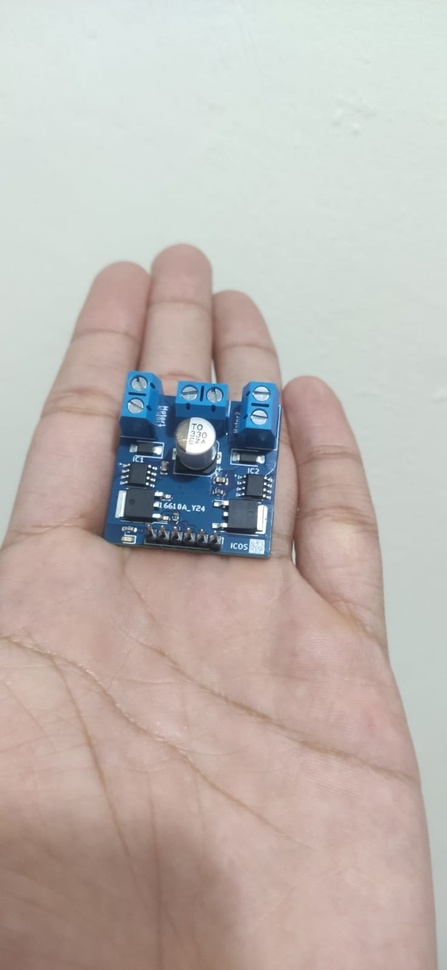
#> input picture 4_Color_Detection_Example_2/icosDriverMotor.jpeg, 447 x 970 px, shrunk from 738 x 1600 before the run
$ jupyter execute 4_Color_Detection_Example_2.ipynb
#> lines starting #> are read from the running program, lines starting #| are printed output that depends on the picture; after the words box and inside, x2 and y2 are one past the last pixel; in counts of white or black regions, pixels touching at a corner belong together
# 4_Detection_Color_Example_2

### Librerias

[cell 1]
import numpy as np
import cv2 as cv
import matplotlib.pyplot as plt

### Función que muestra los detalles de la imagen.

[cell 2]
# Función para mostrar información básica sobre una imagen, incluyendo su tamaño, valor máximo y valor mínimo de píxeles.
# (Antigua función)
def howis(img):
  print('size = ',img.shape)
  print('max  = ',np.max(img))
  print('min  = ',np.min(img))

[cell 3]
# Función para mostrar una imagen utilizando la biblioteca matplotlib.
def plot_show_image(imagen):
    imageRGB = imagen[:,:,[2,1,0]]
    plt.imshow(imageRGB)
    plt.show()

[cell 4]
# Función para calcular y mostrar el histograma de una imagen en escala de grises utilizando OpenCV y Matplotlib.
def cv_hist(img):
    histograma = cv.calcHist([img], [0], None, [256], [0,256])
    plt.figure(figsize=(8, 6))
    plt.plot(histograma, color='black')
    plt.title('Histograma de la imagen en escala de grises')
    plt.xlabel('Intensidad de píxeles')
    plt.ylabel('Frecuencia')
    plt.show()

[cell 5]
# Función para aplicar una operación de dilatación a una imagen utilizando un kernel de tamaño definido.
def dilatar_imagen(imagen,tamaño):
    kernel = cv.getStructuringElement(cv.MORPH_RECT, (tamaño, tamaño))  # Define el kernel de dilatación
    img_dilatada = cv.dilate(imagen, kernel)
    return img_dilatada

[cell 6]
# Función para aplicar una operación de erosión a una imagen utilizando un kernel de tamaño definido.
def ero_imagen(imagen,tamaño):
    kernel = cv.getStructuringElement(cv.MORPH_RECT, (tamaño, tamaño))  # Define el kernel de erosión
    img_erodida = cv.erode(imagen, kernel)
    return img_erodida

[cell 7]
# Función para calcular y mostrar el histograma de una imagen dada en escala de grises.
# (Antigua función)
def imhist(X):
  (N,M) = X.shape
  n = 256
  h = np.zeros((256,))
  for i in range(N):
    for j in range(M):
      x = X[i,j]
      h[x] = h[x]+1
  plt.plot(range(n),h[0:n])
  plt.show()

## Leer Imagen a color

[cell 8]
Icv = cv.imread("icosDriverMotor.jpeg")
#> Icv is the input picture: shape (970, 447, 3); mean B, G, R 177.2, 182.2, 190.3
howis(Icv)
#| size =  (970, 447, 3)
#| max  =  255
#| min  =  0

[cell 9]
# Convertimos la imagen de BGR a RGB reordenando los canales.
plot_show_image(Icv)

[cell 10]
# Convierte una imagen de formato BGR a RGB, extrae los canales de color R, G y B,
# y luego concatena los canales para formar una imagen RGB. Finalmente, muestra la imagen.
I = Icv[:,:,[2,1,0]]
R = I[:,:,0]
G = I[:,:,1]
B = I[:,:,2]
RGB = np.concatenate((R,G,B),axis=1)
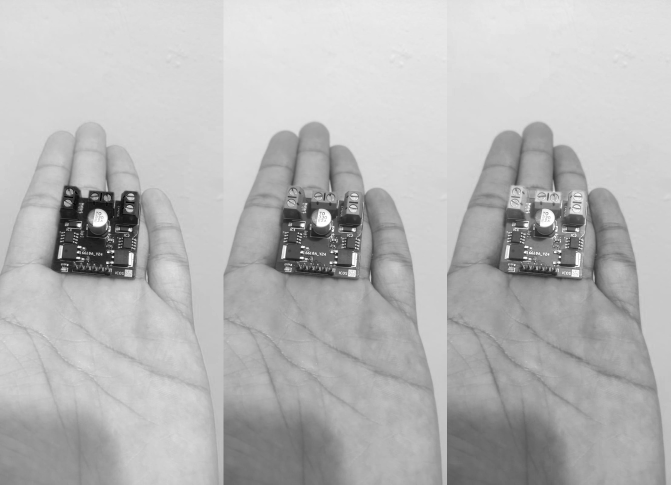
#> RGB: shape (970, 1341) (shown at 1/2 size); min 0, max 255, mean 183.2
plt.imshow(RGB,cmap='gray')
plt.show()

### Convertimos a blanco y negro

[cell 11]
Rd = R.astype(float)
Gd = G.astype(float)
Bd = B.astype(float)
# weighted average
k  = (1/3,1/3,1/3)
Zd = k[0]*Rd+k[1]*Gd+k[2]*Bd
Z  = Zd.astype(int)
howis(Z)
#| size =  (970, 447)
#| max  =  255
#| min  =  24
plt.imshow(Z,cmap='gray')
plt.show()

[cell 12]
imagen_gris = cv.cvtColor(Icv, cv.COLOR_BGR2GRAY)
plt.imshow(imagen_gris, cmap='gray')
plt.axis('off')
plt.show()

### Comparar dos histogramas de imágenes utilizando un enfoque de bucle "for" y la biblioteca OpenCV.

[cell 13]
imhist(Z)
#> after the loop in imhist, `for i in range(N):`: h = 256 values, max 17702 at index 225, min 0 at index 0, mean 1693.7

[cell 14]
imhist(imagen_gris)
#> after the loop in imhist (call 2), `for i in range(N):`: h = 256 values, max 18116 at index 226, min 0 at index 0, mean 1693.7
#> in imhist (call 2), `plt.show()`:
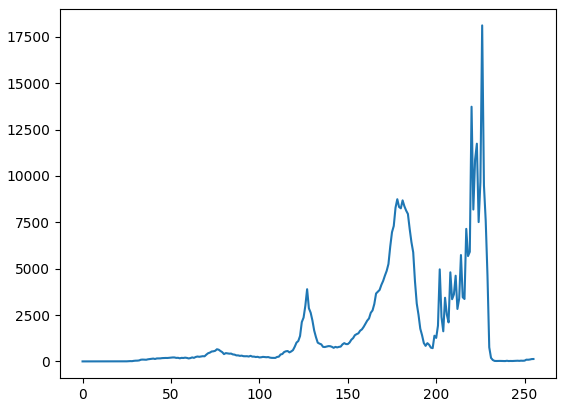
#> figure drawn by matplotlib, 1 panel; curve peaks at x = 226, y = 18116

[cell 15]
cv_hist(imagen_gris)
#> in cv_hist, `histograma = cv.calcHist([img], [0], None, [256], [0,256])`: histograma has the same summary as h in imhist

### Segmentación de una nueva imagen utilizando la fórmula antigua.

[cell 16]
# Creación de máscaras individuales para los canales de color R, G y B, basadas en umbrales específicos,
# y luego se concatenan horizontalmente para formar una imagen binaria compuesta. Finalmente, se muestra la imagen binaria.
Sr = R<90
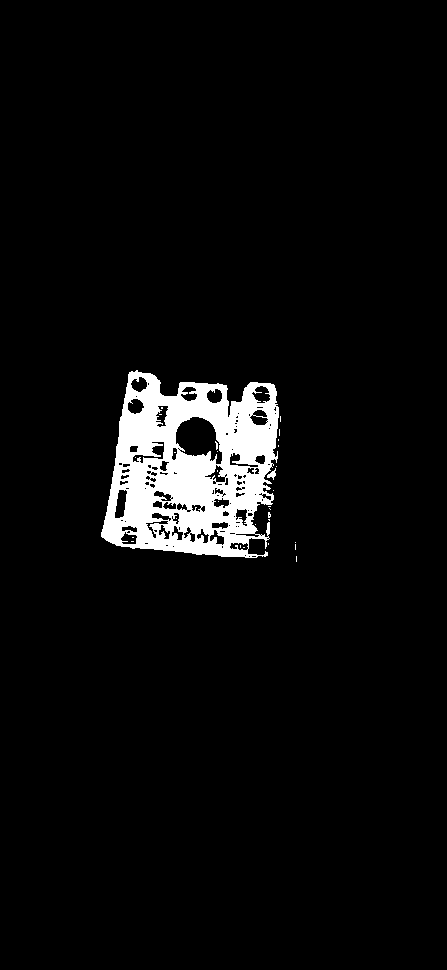
#> Sr: shape (970, 447) bool; 4.8% white; 30 white regions (28 under 20 px), largest, box (x1, y1, x2, y2) and area: (101, 370, 279, 558) 20503, (267, 468, 276, 480) 49
Sg = G>75
#> Sg: shape (970, 447) bool; 98.2% white; 120 black regions (95 under 20 px), largest, box (x1, y1, x2, y2) and area: (99, 506, 255, 559) 1754, (113, 447, 215, 492) 1556, (206, 405, 275, 465) 1545
Sb = B>105
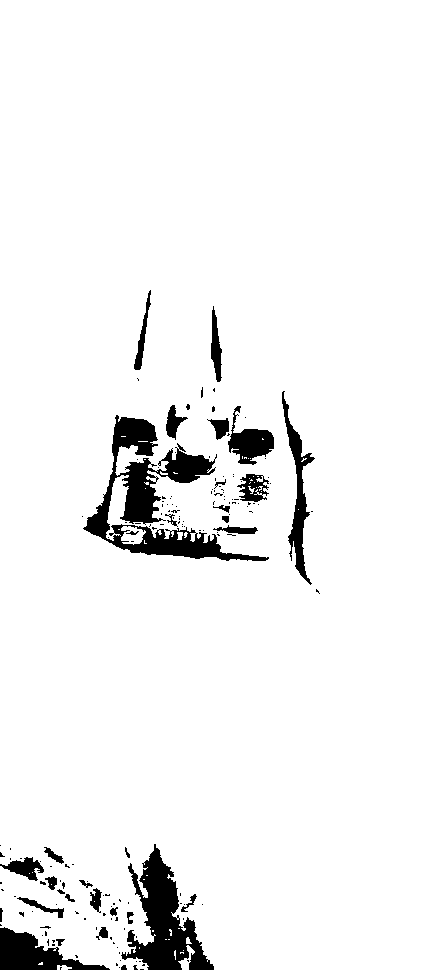
#> Sb: shape (970, 447) bool; 95% white; 166 black regions (134 under 20 px), largest, box (x1, y1, x2, y2) and area: (83, 415, 269, 561) 7370, (121, 844, 214, 970) 4838, (0, 927, 110, 970) 2188
Srgb = np.concatenate((Sr,Sg,Sb),axis=1)
#> Srgb: shape (970, 1341) bool; 66% white; 396 black regions (293 under 20 px), largest, box (x1, y1, x2, y2) and area: (0, 0, 447, 970) 407641, (977, 415, 1163, 561) 7370, (1015, 844, 1108, 970) 4838
plt.imshow(Srgb,cmap='gray')
plt.show()

[cell 17]
# Se realiza una operación de 'AND' lógico entre las máscaras individuales para los canales de color R, G y B,
# y luego se aplica nuevamente una operación 'AND' lógico entre los resultados de las combinaciones anteriores.
# Finalmente, se muestra la imagen binaria resultante, escalada para valores de 0 a 255.
Srg = np.logical_and(Sr,Sg)
#> Srg: shape (970, 447) bool; 3% white; 203 white regions (187 under 20 px), largest, box (x1, y1, x2, y2) and area: (107, 370, 278, 536) 9531, (230, 382, 279, 449) 1421, (216, 522, 270, 558) 682
S   = np.logical_and(Srg,Sb)
#> S: shape (970, 447) bool; 2.5% white; 187 white regions (171 under 20 px), largest, box (x1, y1, x2, y2) and area: (153, 435, 278, 536) 4026, (120, 370, 230, 459) 3109, (230, 382, 279, 449) 1421
plt.imshow(S*255,cmap='gray')
plt.show()

### Segmentación utilizando la nueva fórmula utilizando OpenCV.

[cell 18]
# Definir el rango de azul en BGR
rango_bajo_azul = np.array([0, 0,0])  # Valor mínimo de B,G,R para el azul
rango_alto_azul = np.array([255, 170, 88])  # Valor máximo de B,G,R para el azul

# Crear una máscara de los píxeles que están en el rango de azul
mascara_azul = cv.inRange(Icv, rango_bajo_azul, rango_alto_azul)
#> mascara_azul: shape (970, 447); 4.7% white; 29 white regions (27 under 20 px)

# Aplicar la máscara a la imagen original
objeto_azul = cv.bitwise_and(Icv, Icv, mask=mascara_azul)

plt.imshow(objeto_azul*255,cmap='gray')
plt.show()

### Searching (imin,jmin) and (imax,jmax) in the segmented region

[cell 19]
(N,M) = S.shape
#> N = 970; M = 447
imin = 1000
imax = 0
jmin = 1000
jmax = 0
for i in range(N):
  for j in range(M):
    if S[i,j]>0:
      if i<imin:
        imin = i
      if i>imax:
        imax = i
      if j<jmin:
        jmin = j
      if j>jmax:
        jmax = j
#> after the loop, imax = 556; imin = 370; jmax = 280; jmin = 106

[cell 20]
y = [imin,imin,imax,imax,imin]
#> y = [370, 370, 556, 556, 370]
x = [jmin,jmax,jmax,jmin,jmin]
#> x = [106, 280, 280, 106, 106]
plt.imshow(I)
plt.plot(x,y,color = 'red')
plt.show()
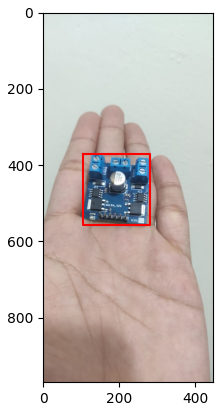
#> figure drawn by matplotlib, 1 panel

### Este código detecta contornos grandes en una imagen y dibuja rectángulos alrededor de ellos. (remplazo del anterior)

[cell 21]
img = Icv.copy()
contornos, _ = cv.findContours(mascara_azul, cv.RETR_EXTERNAL, cv.CHAIN_APPROX_SIMPLE)
#> contornos = 15 contours, 13 with area under 20; largest, box (x1, y1, x2, y2) and area: (101, 370, 279, 558) 25415, (267, 468, 276, 480) 32

# Define un umbral de área para lo que consideras "grande"
umbral_area = 150

# Filtra solo los contornos grandes
contornos_grandes = [contorno for contorno in contornos if cv.contourArea(contorno) > umbral_area]
#> contornos_grandes = 1 contour; box (x1, y1, x2, y2) and area: (101, 370, 279, 558) 25415

# Dibuja un rectángulo alrededor de cada contorno grande
for contorno in contornos_grandes:
    x, y, w, h = cv.boundingRect(contorno)
    cv.rectangle(img, (x, y), (x + w, y + h), (0, 255, 0), 4)
#> this loop made 1 pass
#> (x, y, w, h) on pass 1: (101, 370, 178, 188)
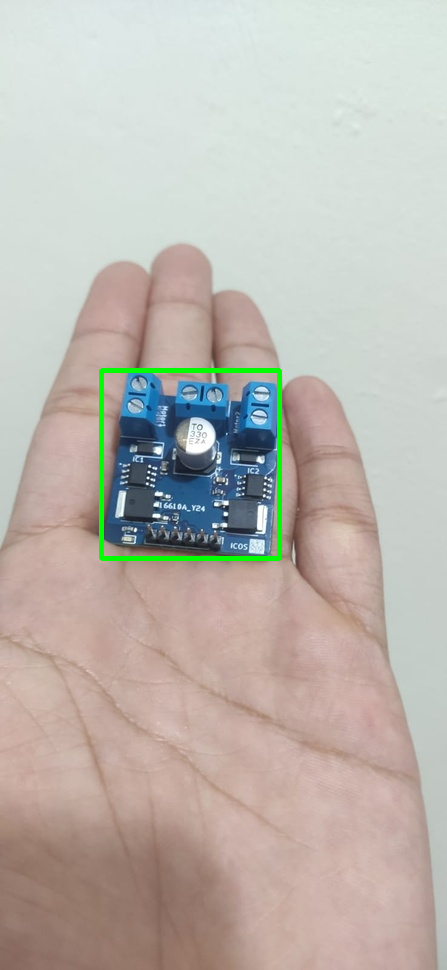
#> img: shape (970, 447, 3); 0.84% of pixels changed, all inside (x1, y1, x2, y2) = (99, 368, 282, 561)

plt.imshow(img, cmap='gray')
plt.show()

[cell 22]
# Convertimos la imagen de BGR a RGB reordenando los canales.
plot_show_image(img)

# Explorando otra imagen para identificar áreas de color azul.

[cell 23]
new_Img = cv.imread("icosDriverMotor2.jpeg")
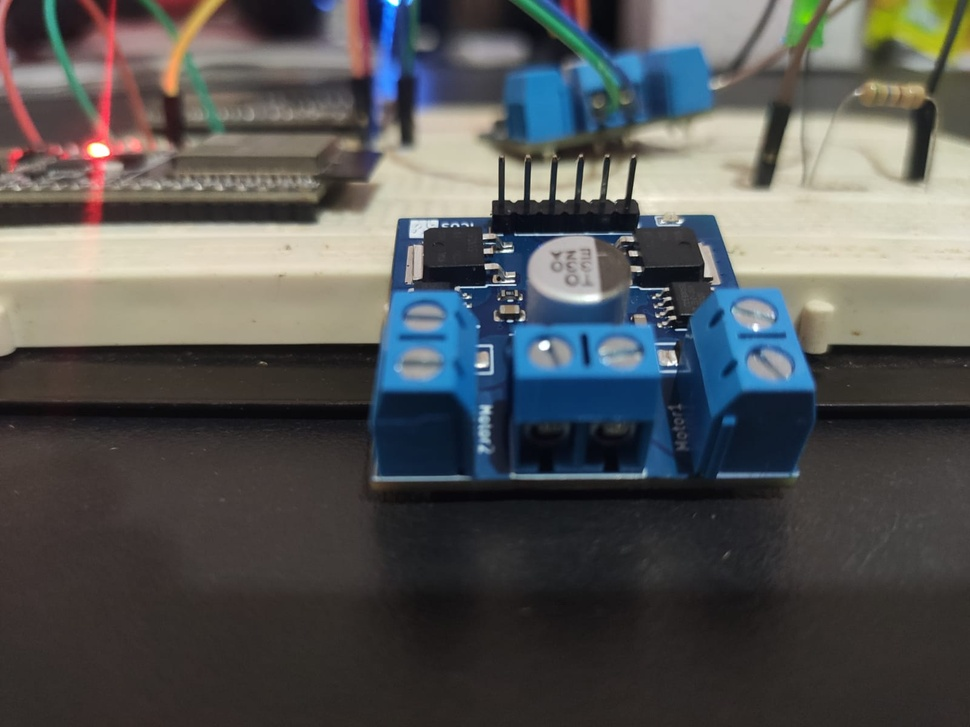
#> input picture 4_Color_Detection_Example_2/icosDriverMotor2.jpeg, 970 x 727 px, shrunk from 1600 x 1200 before the run
#> new_Img is the input picture: shape (727, 970, 3); mean B, G, R 84.6, 85.4, 84.9
plot_show_image(new_Img)

### Nuevo método, Detecta y muestra áreas en la imagen que están dentro del rango de color azul especificado.

[cell 24]
# Seleccionar el rango de color azul en el espacio BGR mediante ajuste manual.
rango_bajo_azul2 = np.array([50,65,0])  # Valor mínimo de B,G,R para el azul
rango_alto_azul2 = np.array([200, 135, 60])  # Valor máximo de B,G,R para el azul

# Crear una máscara de los píxeles que están en el rango de azul
mascara_azul2 = cv.inRange(new_Img, rango_bajo_azul2, rango_alto_azul2)
#> mascara_azul2: shape (727, 970); 4.7% white; 304 white regions (256 under 20 px), largest, box (x1, y1, x2, y2) and area: (500, 0, 628, 141) 6339, (531, 0, 710, 124) 4834, (371, 287, 511, 479) 4743

# Aplicar la máscara a la imagen original
objeto_azul = cv.bitwise_and(new_Img, new_Img, mask=mascara_azul2)
#> objeto_azul: shape (727, 970, 3)

plt.imshow(objeto_azul*255,cmap='gray')
plt.show()

[cell 25]
#Usamos dilatación para expandir y conectar regiones de interés, mejorando la detección y el análisis de características en la imagen.
img_dilatada=dilatar_imagen(objeto_azul,15)
img_juntas = np.concatenate((objeto_azul,img_dilatada),axis=1)

plt.imshow(img_juntas*255,cmap='gray')
plt.show()
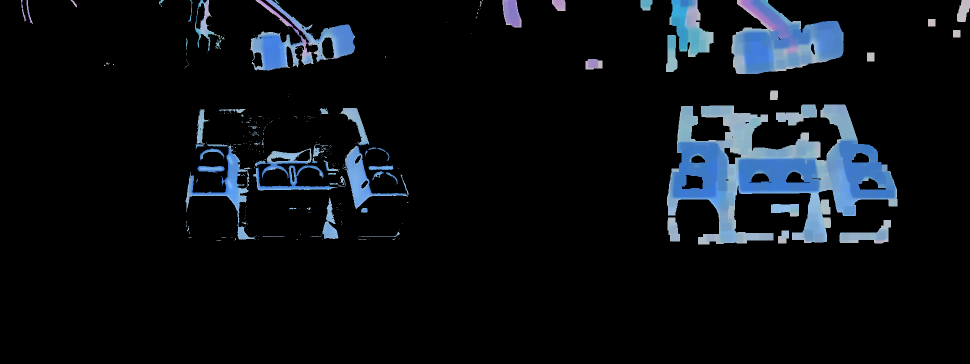
#> shown: shape (727, 1940, 3) (shown at 1/2 size); mean R, G, B 11, 15.2, 19.9

[cell 26]
# Convertimos la imagen dilatada a escala de grises y aplicamos un umbral para obtener una máscara binaria, que resalta las áreas de interés en la imagen original.
gris_img = cv.cvtColor(img_dilatada, cv.COLOR_BGR2GRAY)
_, mascara = cv.threshold(gris_img, 0, 255, cv.THRESH_BINARY)
#> mascara: shape (727, 970); 14.8% white; 18 white regions, largest, box (x1, y1, x2, y2) and area: (364, 209, 825, 489) 63228, (493, 0, 717, 148) 21690, (369, 0, 457, 114) 6248
plt.imshow(mascara,cmap='gray')
plt.show()

[cell 27]
new_mask = ero_imagen(mascara,15)
#> in ero_imagen, `img_erodida = cv.erode(imagen, kernel)`:
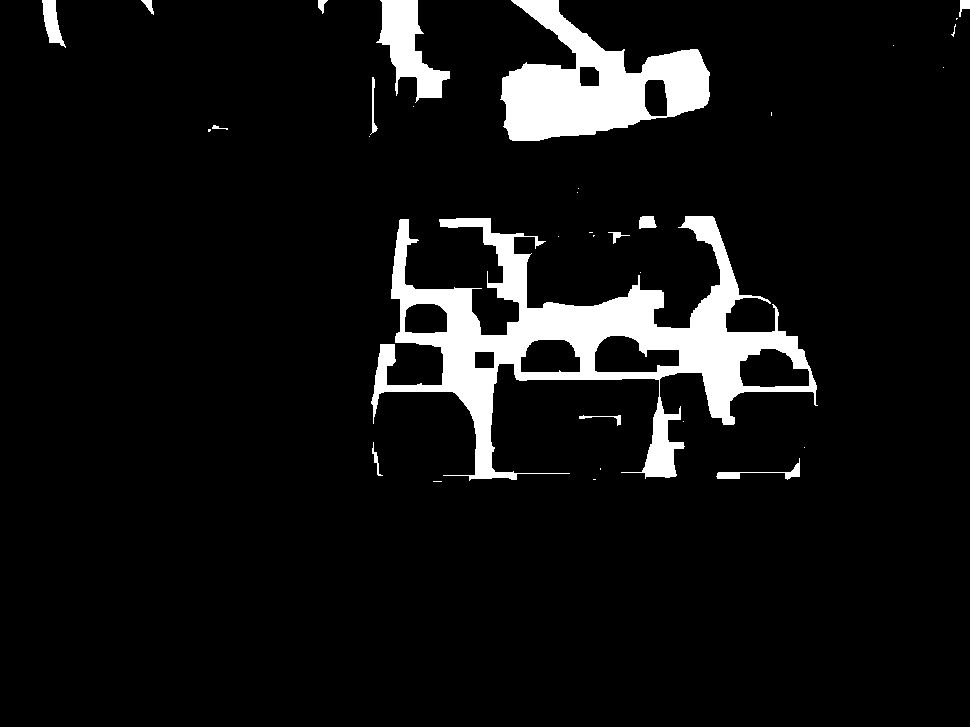
#> img_erodida: shape (727, 970); 7.4% white; 33 white regions (19 under 20 px)
plt.imshow(new_mask,cmap='gray')
plt.show()

[cell 28]
#El código crea una copia de una imagen, encuentra los contornos en una máscara específica y filtra aquellos que tienen un área mayor que un umbral predefinido.
#Luego, dibuja rectángulos alrededor de los contornos grandes encontrados en la imagen copiada y muestra la imagen resultante.

img2 = new_Img.copy()
contornos2, _ = cv.findContours(new_mask, cv.RETR_EXTERNAL, cv.CHAIN_APPROX_SIMPLE)
#> contornos2 = 33 contours, 20 with area under 20; largest, box (x1, y1, x2, y2) and area: (371, 216, 818, 481) 37928, (500, 0, 710, 141) 15329, (376, 0, 450, 103) 3208, (42, 0, 66, 48) 532, (716, 458, 800, 480) 248

# Define un umbral de área para lo que consideras "grande"
umbral_area = 10000

# Filtra solo los contornos grandes
contornos_grandes = [contorno for contorno in contornos2 if cv.contourArea(contorno) > umbral_area]
#> contornos_grandes = 2 contours; box (x1, y1, x2, y2) and area: (371, 216, 818, 481) 37928, (500, 0, 710, 141) 15329

# Dibuja un rectángulo alrededor de cada contorno grande
for contorno in contornos_grandes:
    x, y, w, h = cv.boundingRect(contorno)
    cv.rectangle(img2, (x, y), (x + w, y + h), (0, 255, 0), 4)
#> this loop made 2 passes
#> (x, y, w, h) on passes 1 to 2: (371, 216, 447, 265), (500, 0, 210, 141)
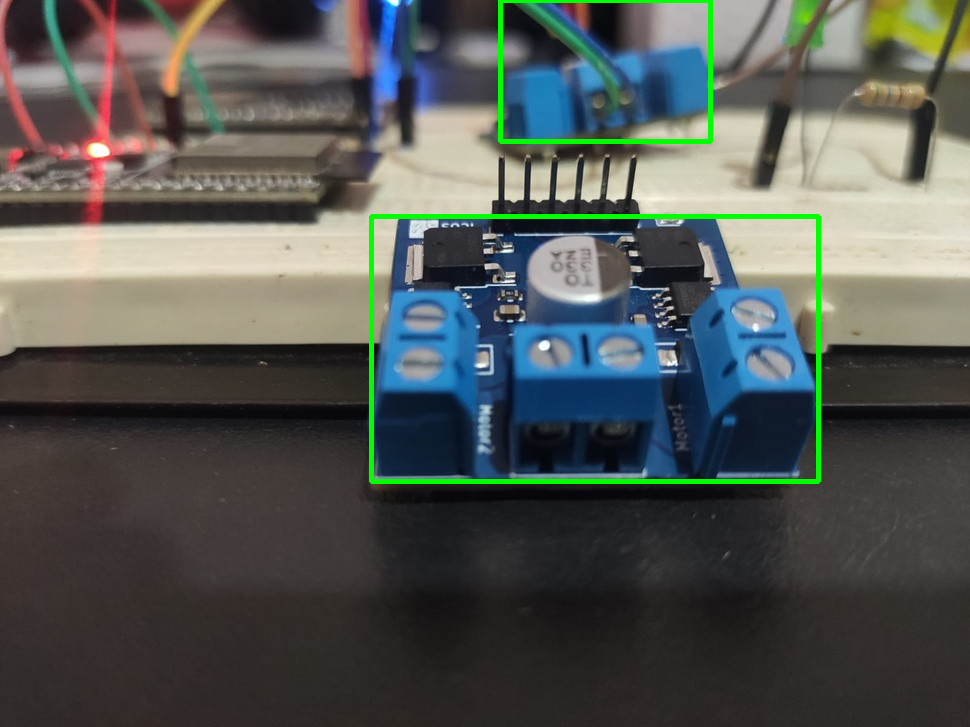
#> img2: shape (727, 970, 3); 1.44% of pixels changed, all inside (x1, y1, x2, y2) = (369, 0, 821, 484)

plot_show_image(img2)
